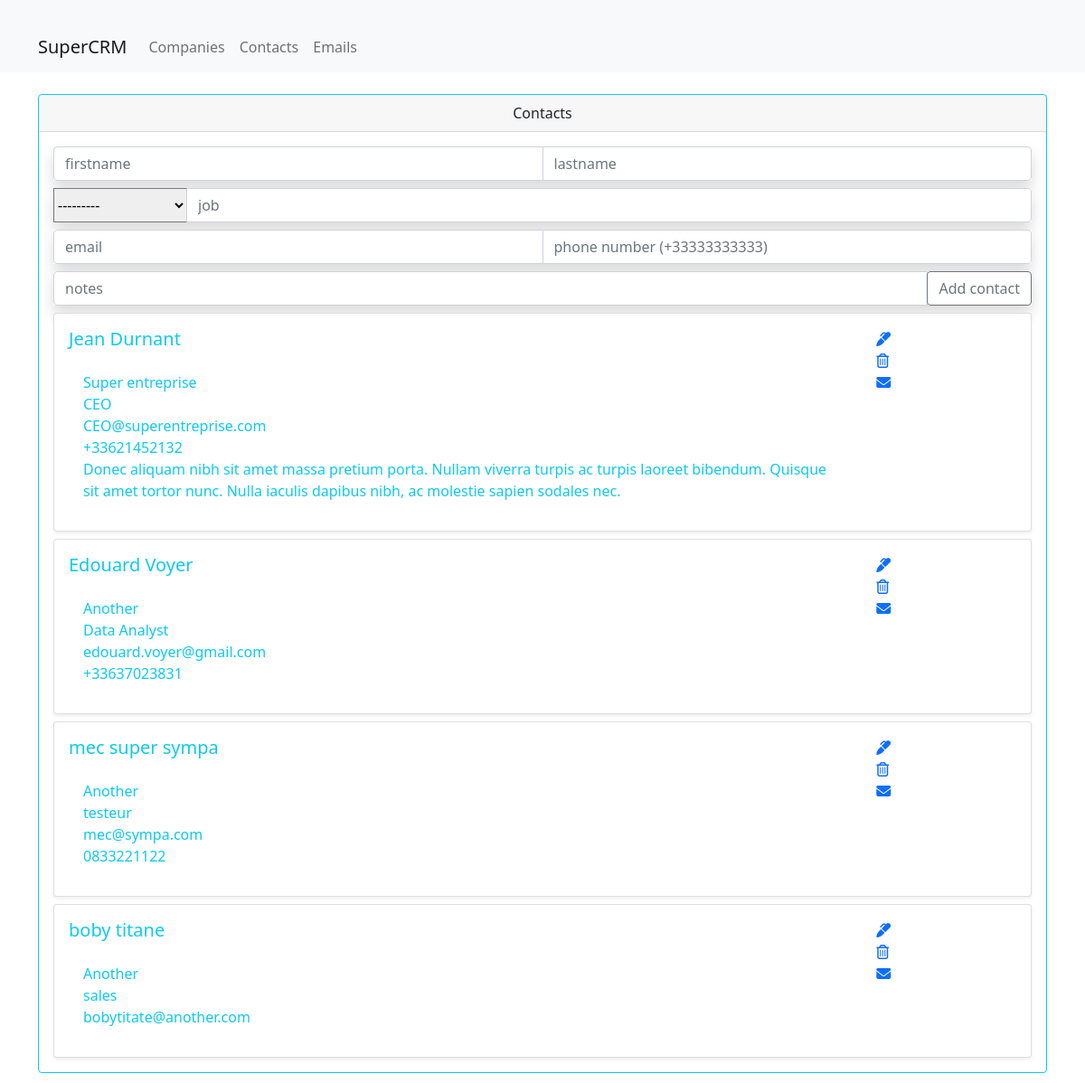
Screenshot of /contacts with the database file from the repository.
### contacts/models.py (models this page shows, shortened)
class Contact(models.Model):
    contact_first_name = models.CharField(max_length=255)
    contact_last_name = models.CharField(max_length=255)
    contact_company = models.ForeignKey(Company, on_delete=models.CASCADE, null=True)
    contact_job = models.CharField(blank=True, max_length=255, null=True)
    contact_email = models.EmailField(blank=True, max_length=45, null=True)
    contact_phone = models.CharField(blank=True, max_length=45, null=True)
    contact_notes = models.TextField(blank=True, null=True)
    contact_created_on = models.DateTimeField(auto_now_add=True)
    class Meta:
        ordering = ["contact_last_name"]

### companies/models.py (models this page shows)
class Company(models.Model):
    company_name = models.CharField(max_length=255)
    company_adress = models.CharField(blank=True, max_length=255)
    company_zip_code = models.CharField(blank=True, max_length=100)
    company_city = models.CharField(blank=True, max_length=255)
    company_email = models.EmailField(blank=True)
    company_phone = models.CharField(blank=True, max_length=45, null=True)
    company_notes = models.TextField(blank=True,null=True)
    company_created_on = models.DateTimeField(auto_now_add=True)
    class Meta:
        ordering = ["company_name"]
    def __str__(self):
        return self.company_name

### contacts/views.py (the view)
# urls.py: path('contacts', views.listContact, name="List_Contacts"),
def listContact(request):
    contacts = Contact.objects.all()
    form = ContactForm()
    context = {
        'contacts' : contacts,
        'form' : form
    }
    return render(request, 'contacts/index.html', context)

### contacts/templates/contacts/index.html (shortened to what this page needs)
<!DOCTYPE html>
<html lang="en">
    <head>
        <link href="https://cdn.jsdelivr.net/npm/bootstrap@5.0.0/dist/css/bootstrap.min.css" rel="stylesheet">
    </head>
    <body>
        <nav class="navbar navbar-expand-lg navbar-light bg-light">
            <div class="container mt-4">
                <a class="navbar-brand" href="http://127.0.0.1:8000">
                    SuperCRM
                </a>
                <div class="collapse navbar-collapse" id="navbarSupportedContent">
                    <ul class="navbar-nav mr-auto">
                        <a class="nav-link" href="http://127.0.0.1:8000/companies">Companies </a>
                    </ul>
                    <ul class="navbar-nav mr-auto">
                        <a class="nav-link" href="http://127.0.0.1:8000/contacts">Contacts </a>
                    </ul>
                    <ul class="navbar-nav mr-auto">
                        <a class="nav-link" href="http://127.0.0.1:8000/emails">Emails </a>
                    </ul>
                </div>
            </div>
        </nav>
        <div class="container mt-4">
            <div class="row">
                <div class="col-12">
                    <div class="card border-info mb-3" >
                        <div class="card-header text-center">Contacts</div>
                            <div class="card-body text-info">
                                {% if updateForm %}
                                    {% include 'contacts/updateform.html' %}
                                {% else %}
                                    {% include 'contacts/addform.html' %}
                                {% endif %}
                                {% for contact in contacts %}
                                    {% include 'contacts/contactdisplay.html' %}
                                {% endfor %}
                            </div>
                        </div>
                    </div>
                </div>
            </div>
    </body>
</html>

### contacts/templates/contacts/contactdisplay.html (shortened to what this page needs)
<div class="card mt-2 shadow-sm">
    <div class="card-body">
        <div class="row">
            <div class="col-10">
                <h5 class="card-title">
                    {{ contact.contact_first_name }}
                    {{ contact.contact_last_name }}
                </h5>
                <div class="card-body text-info">
                    <div>{{ contact.contact_company }}</div>
                    <div>{{ contact.contact_job }}</div>
                    <div>{{ contact.contact_email }}</div>
                    <div>{{ contact.contact_phone }}</div>
                    <div>{{ contact.contact_notes }}</div>
                </div>
            </div>
            <div class="col-1 close">
                <div class="col-1">
                    <a href="{% url 'contacts:Update_Contact' contact.id %}">
                        <i class="fas fa-marker"></i>
                    </a>
                </div>
                <div class="col-1">
                    <a href="{% url 'contacts:Delete_Contact' contact.id %}">
                        <i class="fa fa-trash-o" aria-hidden="true"></i>
                    </a>
                </div>
                <div class="col-1">
                    <a href="{% url 'emails:Filter_Email_From_Contact' contact.id %}">
                        <i class="fa fa-envelope" aria-hidden="true"></i>
                    </a>
                </div>
            </div>
        </div>
    </div>
</div>

### rows the page displays
Contact: contact_first_name "Jean", contact_last_name "Durnant", contact_company "Super entreprise", contact_job "CEO", contact_email "CEO@superentreprise.com", contact_phone "+33621452132", contact_notes "Donec aliquam nibh sit amet massa pretium porta. Nullam viverra turpis ac turpis laoreet bibendum. Quisque sit amet tortor nunc. Nulla iaculis dapibus nibh, ac molestie sapien sodales nec."
Contact: contact_first_name "Edouard", contact_last_name "Voyer", contact_company "Another", contact_job "Data Analyst", contact_email "edouard.voyer@gmail.com", contact_phone "+33637023831"
Contact: contact_first_name "mec", contact_last_name "super sympa", contact_company "Another", contact_job "testeur", contact_email "mec@sympa.com", contact_phone "0833221122"
Contact: contact_first_name "boby", contact_last_name "titane", contact_company "Another", contact_job "sales", contact_email "bobytitate@another.com"
